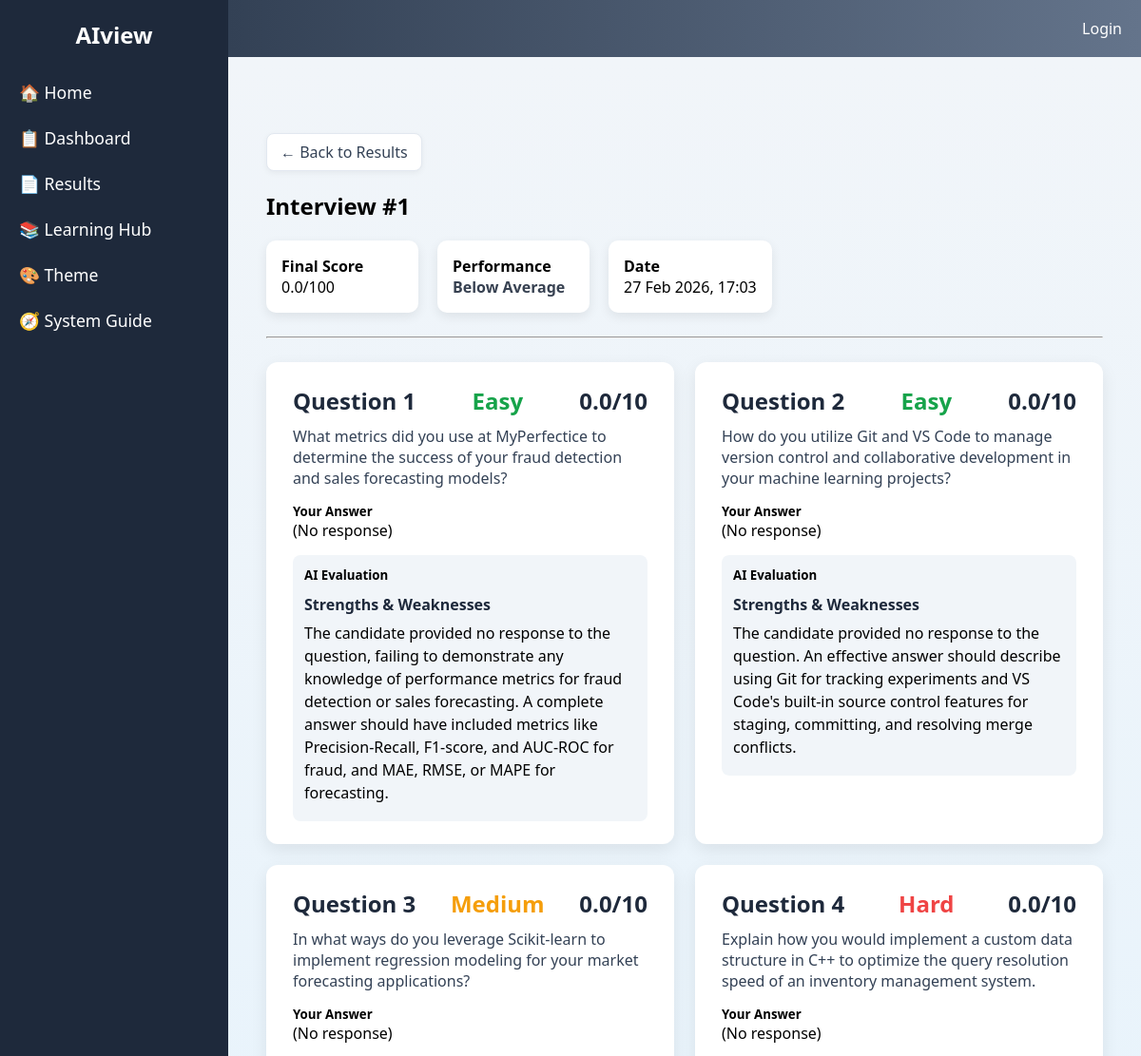
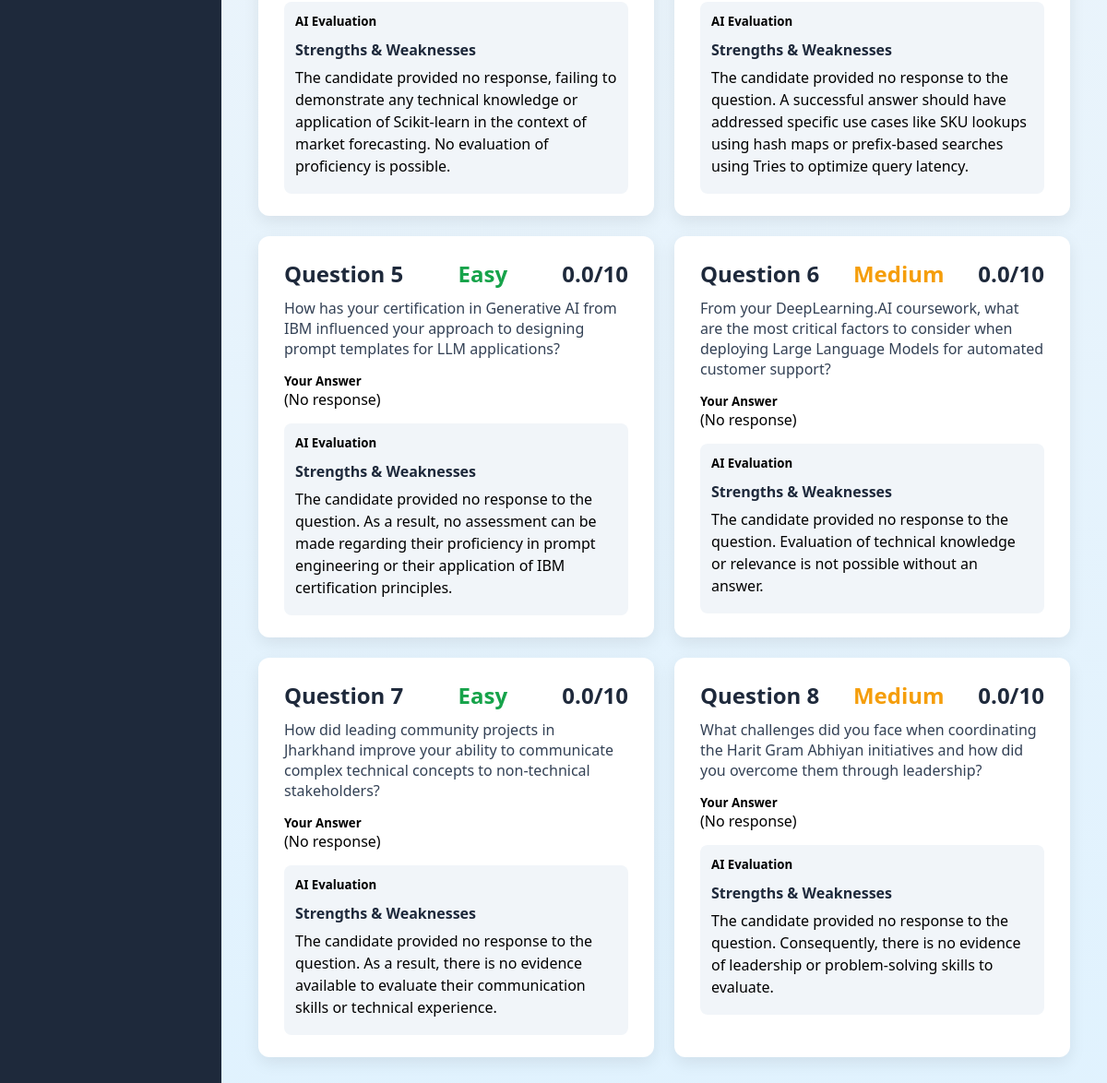
Page /results/1 on the committed database (2 pictures, top to bottom).
### models.py (models this page shows)
class Interview(db.Model):
    id = db.Column(db.Integer, primary_key=True)
    date = db.Column(db.DateTime, default=datetime.utcnow)
    total_score = db.Column(db.Float)
    summary = db.Column(db.Text)
    answers = db.relationship("Answer", backref="interview", lazy=True)

class Answer(db.Model):
    id = db.Column(db.Integer, primary_key=True)
    interview_id = db.Column(db.Integer, db.ForeignKey("interview.id"), nullable=False)
    question = db.Column(db.Text, nullable=False)
    answer = db.Column(db.Text, nullable=False)
    category = db.Column(db.String(100))
    difficulty = db.Column(db.String(50))
    score = db.Column(db.Float)
    feedback = db.Column(db.Text)
    time_taken = db.Column(db.Integer)

### app.py (the view)
@app.route("/results/<int:id>")
def result_detail(id):
    interview = models.Interview.query.get_or_404(id)
    return render_template("result_detail.html", interview=interview)

### templates/result_detail.html (shortened to what this page needs)
{% extends "layout.html" %}
{% block content %}
<div class="results-container">
    <a class="back-button" href="/results">
        ← Back to Results
    </a>
    <h2 class="interview-title">Interview #{{ interview.id }}</h2>
    <div class="summary-grid">
        <div class="summary-box">
            <h4>Final Score</h4>
            <p>{{ (interview.total_score*10)|round(2) }}/100</p>
        </div>
        <div class="summary-box">
            <h4>Performance</h4>
            {% set score = interview.total_score %}
            {% if score >= 9 %}
                <span class="performance-badge outstanding">Outstanding</span>
            {% elif score >= 8 %}
                <span class="performance-badge excellent">Excellent</span>
            {% elif score >= 7 %}
                <span class="performance-badge verygood">Very Good</span>
            {% elif score >= 6 %}
                <span class="performance-badge good">Good</span>
            {% elif score >= 5 %}
                <span class="performance-badge fair">Fair</span>
            {% elif score >= 4 %}
                <span class="performance-badge practice">Needs Practice</span>
            {% else %}
                <span class="performance-badge average">Below Average</span>
            {% endif %}
        </div>
        <div class="summary-box">
            <h4>Date</h4>
            <p>{{ (interview.date + timedelta(hours=5, minutes=30)).strftime("%d %b %Y, %H:%M") }}</p>
        </div>
    </div>
    <hr class="divider">
    <div class="questions-grid">
        {% for answer in interview.answers %}
        <div class="question-card">
            <div class="question-header">
                <span class="question-number">
                    Question {{ loop.index }}
                </span>
                <span class="difficulty {{ answer.difficulty }}">
                    {{ answer.difficulty | capitalize }}
                </span>
                <span class="score">
                    {{ answer.score }}/10
                </span>
            </div>
            <p class="question-text">
                {{ answer.question }}
            </p>
            <div class="answer-section">
                <h5>Your Answer</h5>
                <p>{{ answer.answer }}</p>
            </div>
            <div class="feedback-section">
                <h5>AI Evaluation</h5>
                {% set parts = answer.feedback.split("Reasoning:") %}
                <p><strong>Strengths & Weaknesses</strong></p>
                <p>{{ parts[0] }}</p>
            </div>
        </div>
        {% endfor %}
    </div>
</div>
{% endblock %}

### templates/layout.html (shortened to what this page needs)
<!DOCTYPE html>
<html lang="en">
<head>
  <link rel="stylesheet" href="{{ url_for('static', filename='css/style.css') }}">
</head>
<body>
<div class="container">
  <div class="sidebar">
    <div class="sidebar-title">AIview</div>
    <ul>
      <li>🏠 <a href="/home">Home</a></li>
      <li>📋 <a href="/dashboard">Dashboard</a></li>
      <li>📄 <a href="/results">Results</a></li>
      <li>📚 <a href="/learning-hub">Learning Hub</a></li>
      <li>🎨 <a href="#" onclick="changeTheme()">Theme</a></li>
      <li>🧭 <a href="/system-guide">System Guide</a></li>
    </ul>
  </div>
  <div class="main">
    <div class="header">
      <div class="right" id="auth-section">
        {% if session.get("logged_in") %}
          <div class="login-signup">
           Hi User 🧑‍💻
          </div>
        {% else %}
          <div class="login-signup" onclick="openLogin()">
            Login
          </div>
        {% endif %}
      </div>
    </div>
    <div class="content">
      {% block content %}{% endblock %}
    </div>
  </div>
</div>
</body>
</html>

### static/css/style.css (style rules this page uses)
html, body { width: 100%; height: 100%; }
body { margin: 0; overflow: hidden; }
* { margin: 0; padding: 0; box-sizing: border-box; font-family: 'Segoe UI', sans-serif; }
body, html { height: 100%; }
.container { display: flex; height: 100vh; width: 100vw; overflow: hidden; }
.sidebar { width: 20%; background: #1e293b; color: white; padding: 20px 10px; font-size: 1.1rem; user-select: none; }
.sidebar-title { font-size: 1.5rem; font-weight: bold; text-align: center; }
.sidebar ul { list-style: none; margin-top: 20px; }
.sidebar li { padding: 12px 10px; cursor: pointer; border-radius: 8px; transition: 0.3s; }
.sidebar a { color: white; text-decoration: none; }
.main { width: 80%; display: flex; flex-direction: column; height: 100vh; }
.header { height: 60px; background: linear-gradient(to right, #334155, #64748b); display: flex; align-items: center; justify-content: space-between; padding: 0 20px; color: white; user-select: none; }
.header .right { display: flex; align-items: center; gap: 20px; }
.login-signup { cursor: pointer; transition: 0.3s; }
:root { --theme-bg: linear-gradient(to bottom, #f1f5f9, #e0f2fe); }
.content { flex:1; background: var(--theme-bg); padding:40px; overflow-y:auto; display:flex; justify-content:center; align-items:flex-start; min-width:900px; width:100%; transition: background 0.5s ease; }
.results-container { width: 100%; max-width: 1400px; margin: 40px auto; }
.performance-badge { font-weight: 600; }
.average { color: #374151; }
.question-header { font-size:24px; font-weight:600; text-align:center; max-width:850px; margin-bottom:20px; color:#1e293b; }
.back-button { display:inline-flex; align-items:center; gap:6px; background:white; padding:8px 14px; border-radius:8px; border:1px solid #e2e8f0; box-shadow:0 2px 6px rgba(0,0,0,0.05); text-decoration:none; color:#334155; font-weight:500; margin-bottom:20px; }
.interview-title { margin-bottom:20px; }
.summary-grid { display:flex; gap:20px; margin-bottom:25px; }
.summary-box { background:white; padding:16px; border-radius:10px; box-shadow:0 4px 12px rgba(0,0,0,0.08); min-width:160px; }
.divider { margin:25px 0; }
.questions-grid { display:grid; grid-template-columns:repeat(auto-fit,minmax(420px,1fr)); gap:22px; }
.question-card { background:white; padding:24px 28px; border-radius:12px; box-shadow:0 6px 18px rgba(0,0,0,0.08); width:100%; }
.question-header { display:flex; justify-content:space-between; margin-bottom:10px; font-weight:600; }
.question-text { margin-bottom:15px; color:#334155; }
.answer-section { margin-bottom:15px; }
.feedback-section { background:#f1f5f9; padding:12px; border-radius:8px; }
.score { font-weight:bold; }
.difficulty.easy { color:#16a34a; }
.difficulty.medium { color:#f59e0b; }
.difficulty.hard { color:#ef4444; }
.feedback-section strong { display:block; margin-top:10px; color:#1e293b; }
.feedback-section p { margin-bottom:6px; line-height:1.5; }

### rows in the picture
Interview: id "1", (interview.total_score*10)|round(2) "0.0", date "27 Feb 2026, 17:03"
Answer: difficulty "Easy", score "0.0", question "What metrics did you use at MyPerfectice to determine the success of your fraud detection and sales forecasting models?", answer "(No response)", feedback "The candidate provided no response to the question, failing to demonstrate any knowledge of performance metrics for fraud detection or sales forecasting. A complete answer should have included metrics like Precision-Recall, F1-score, and AUC-ROC for fraud, and MAE, RMSE, or MAPE for forecasting."
Answer: difficulty "Easy", score "0.0", question "How do you utilize Git and VS Code to manage version control and collaborative development in your machine learning projects?", answer "(No response)", feedback "The candidate provided no response to the question. An effective answer should describe using Git for tracking experiments and VS Code's built-in source control features for staging, committing, and resolving merge conflicts."
Answer: difficulty "Medium", score "0.0", question "In what ways do you leverage Scikit-learn to implement regression modeling for your market forecasting applications?", answer "(No response)", feedback "The candidate provided no response, failing to demonstrate any technical knowledge or application of Scikit-learn in the context of market forecasting. No evaluation of proficiency is possible."
Answer: difficulty "Hard", score "0.0", question "Explain how you would implement a custom data structure in C++ to optimize the query resolution speed of an inventory management system.", answer "(No response)", feedback "The candidate provided no response to the question. A successful answer should have addressed specific use cases like SKU lookups using hash maps or prefix-based searches using Tries to optimize query latency."
Answer: difficulty "Easy", score "0.0", question "How has your certification in Generative AI from IBM influenced your approach to designing prompt templates for LLM applications?", answer "(No response)", feedback "The candidate provided no response to the question. As a result, no assessment can be made regarding their proficiency in prompt engineering or their application of IBM certification principles."
Answer: difficulty "Medium", score "0.0", question "From your DeepLearning.AI coursework, what are the most critical factors to consider when deploying Large Language Models for automated customer support?", answer "(No response)", feedback "The candidate provided no response to the question. Evaluation of technical knowledge or relevance is not possible without an answer."
Answer: difficulty "Easy", score "0.0", question "How did leading community projects in Jharkhand improve your ability to communicate complex technical concepts to non-technical stakeholders?", answer "(No response)", feedback "The candidate provided no response to the question. As a result, there is no evidence available to evaluate their communication skills or technical experience."
Answer: difficulty "Medium", score "0.0", question "What challenges did you face when coordinating the Harit Gram Abhiyan initiatives and how did you overcome them through leadership?", answer "(No response)", feedback "The candidate provided no response to the question. Consequently, there is no evidence of leadership or problem-solving skills to evaluate."
